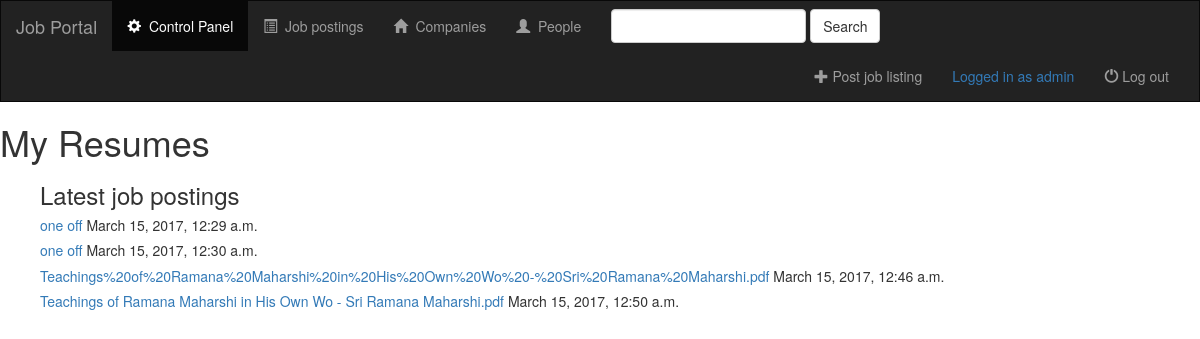
Screenshot of /jobportal/my-resumes/ (signed in) with the database file from the repository.
### jobportal/models.py (models this page shows, shortened)
@python_2_unicode_compatible
class Resume(models.Model):
    resume_file = models.FileField()
    owner = models.ForeignKey(Person, default=1)
    pub_date = models.DateTimeField('date published')
    name = models.CharField(max_length=200)#, blank=True, null=True)

### jobportal/views.py (the view)
# urls.py: url(r'my-resumes/$', views.MyResumesView.as_view(), name='my-resumes'),
class MyResumesView(generic.ListView):
    context_object_name = 'my_resumes_list'
    template_name = 'jobportal/my_resumes.html'
    def get_queryset(self):
        print(type(self.request.user))
        print(self.request.user)
        print("s")
        return Resume.objects.filter(owner=Person.objects.get(user=self.request.user))

### jobportal/templates/jobportal/my_resumes.html (shortened to what this page needs)
{% extends 'jobportal/base.html' %}
{% block body %}
<h1>My Resumes</h1>
{% if my_resumes_list %}
    <ul>
      <h3>Latest job postings</h3>
    {% for resume in my_resumes_list %}
    <h5>
      <a target="_blank" href="{{ resume.resume_file.url }}">{{ resume.name }}</a> {{ resume.pub_date}}</h5>
    {% endfor %}
{% else %}
You do not have any resumes uploaded.
{% endif %}
{% endblock %}

### jobportal/templates/jobportal/base.html (shortened to what this page needs)
<!DOCTYPE html>
<html lang="en">
<head>
  {% load staticfiles %}
  <link rel="stylesheet" href="https://maxcdn.bootstrapcdn.com/bootstrap/3.3.7/css/bootstrap.min.css">
  <link rel="stylesheet" type="text/css" href="{% static 'jobportal/style.css' %}">
</head>
<body>
<nav class="navbar navbar-inverse">
  <div class="container-fluid">
    <div class="navbar-header">
      <a class="navbar-brand" href="{% url 'jobportal:index' %}">Job Portal</a>
    </div>
    <div class="collapse navbar-collapse" id="topNavBar">
      <ul class="nav navbar-nav">
        <li class="active">
          <a href="{% url 'jobportal:control-panel' %}">
            <span class="glyphicon glyphicon-cog"></span>&nbsp;
            Control Panel
          </a>
        </li>
        <li class="">
          <a href="{% url 'jobportal:index' %}">
            <span class="glyphicon glyphicon-list-alt"></span>&nbsp;
            Job postings
          </a>
        </li>
        <li class="">
          <a href="{% url 'jobportal:index' %}">
            <span class="glyphicon glyphicon-home"></span>&nbsp;
            Companies
          </a>
        </li>
        <li class="">
          <a href="{% url 'jobportal:index' %}">
            <span class="glyphicon glyphicon-user"></span>&nbsp;
            People
          </a>
        </li>
      </ul>
      <form class="navbar-form navbar-left" role="search" method="get" action="#">
        <div class="form-group">
          <input type="text" class="form-control" name="q" value="">
        </div>
        <button type="submit" class="btn btn-default">Search</button>
      </form>
      {% if request.user.is_authenticated %}
      <ul class="nav navbar-nav navbar-right">
        <li class="">
          <a href="#">
            <span class="glyphicon glyphicon-plus" aria-hidden="true"></span>&nbsp;Post job listing
          </a>
        </li>
        <li class="">
          <span class="navbar-text">
            <a href="{% url 'jobportal:control-panel' %}">
              Logged in as {{ request.user.get_username }}
            </a>
          </span>
        </li>
        <li class="">
          <a href="{% url 'jobportal:logout' %}">
            <span class="glyphicon glyphicon-off" aria-hidden="true"></span>&nbsp;Log out
          </a>
        </li>
        {% endif %}
      </ul>
    </div>
  </div>
</nav>
{% block body %}
{% endblock %}
</body>
</html>

### static/jobportal/style.css (style rules this page uses)
.navbar { border-radius: 0; }

### rows the page displays
Resume: name "one off", pub_date "March 15, 2017, 12:29 a.m."
Resume: name "one off", pub_date "March 15, 2017, 12:30 a.m."
Resume: name "Teachings%20of%20Ramana%20Maharshi%20in%20His%20Own%20Wo%20-%20Sri%20Ramana%20Maharshi.pdf", pub_date "March 15, 2017, 12:46 a.m."
Resume: name "Teachings of Ramana Maharshi in His Own Wo - Sri Ramana Maharshi.pdf", pub_date "March 15, 2017, 12:50 a.m."

### other values shown
{{ request.user.get_username }} "admin"
